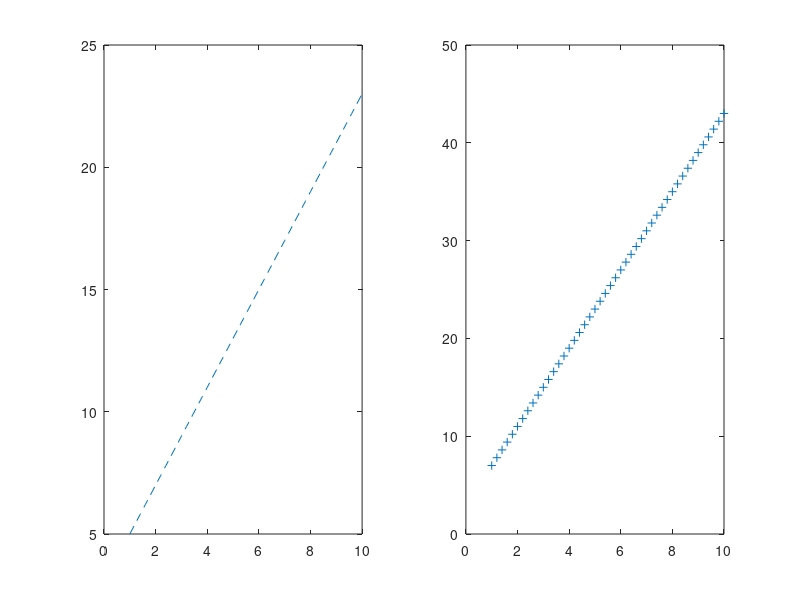

Write the MATLAB code that produced this figure.
x = [1:0.2:10];
y1 = 2*x + 3;
y2 = 4*x + 3;
xlabel('X-AXIS');
ylabel('Y-AXIS');
title('Different Plot Styles');
subplot(1, 2, 1);
plot(x, y1, '--');
subplot(1, 2, 2);
plot(x, y2, '+');
